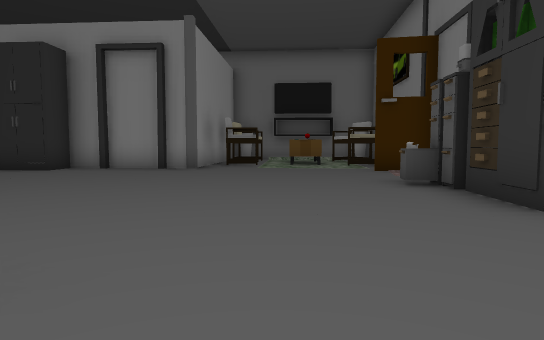
View 1 (above)

17 first-person views from a walk through a 3-D level made in the Unity game engine. The camera is 1.2 m above the floor, tilts 4° down and sees 75° across. The floor is counted in squares, 2 m on a side. Each view is taken from the middle of a square. On the plan, view 1 faces up. The plan holds only what a view shows up to about 10 squares ahead; the rest is blank. The place goes on beyond the plan. The player character is not drawn. Some animated figures are left out.

View 2
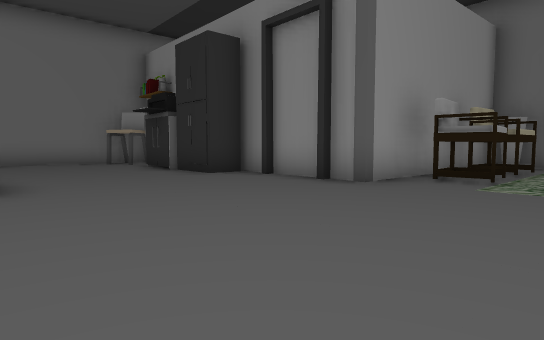

View 3
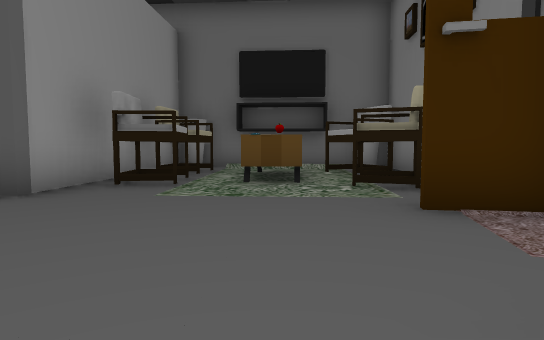

View 4
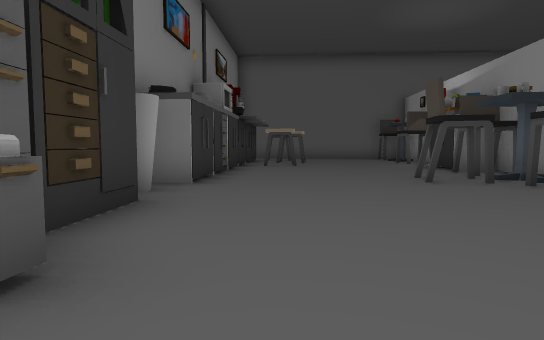

View 5
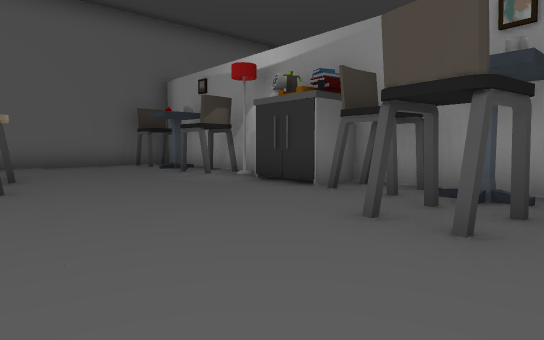

View 6
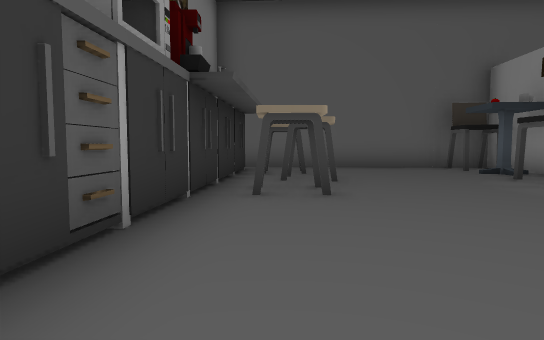

View 7
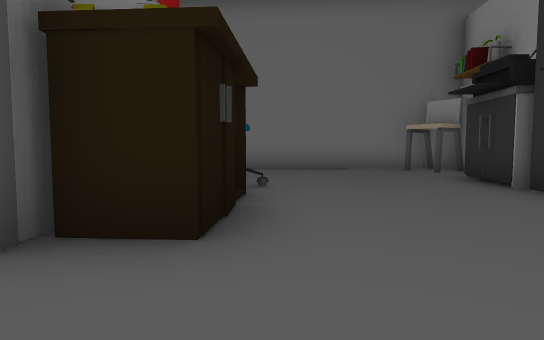

View 8
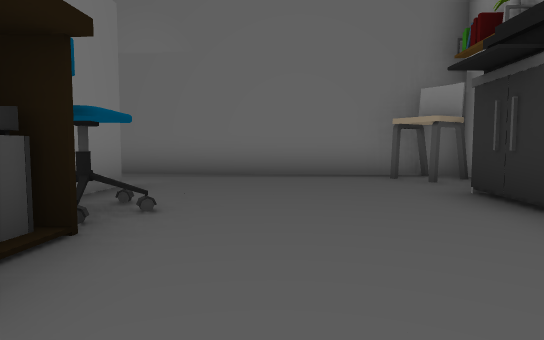

View 9
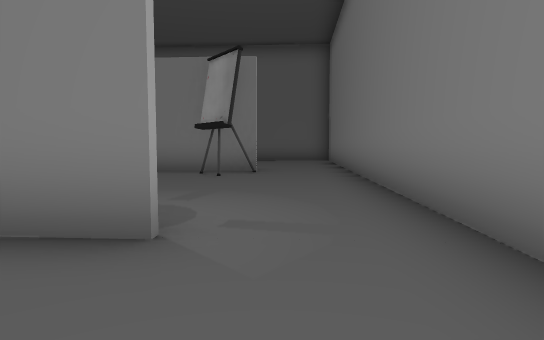

View 10
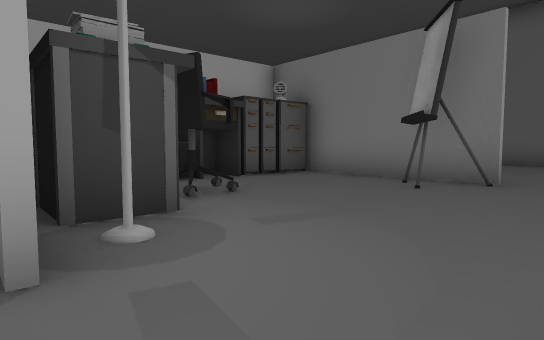

View 11
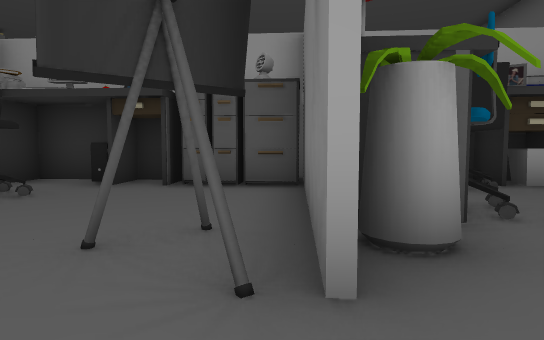

View 12
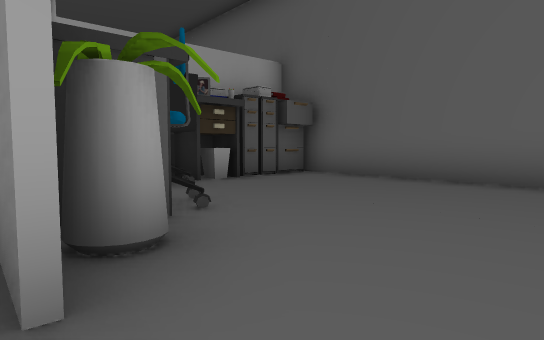

View 13
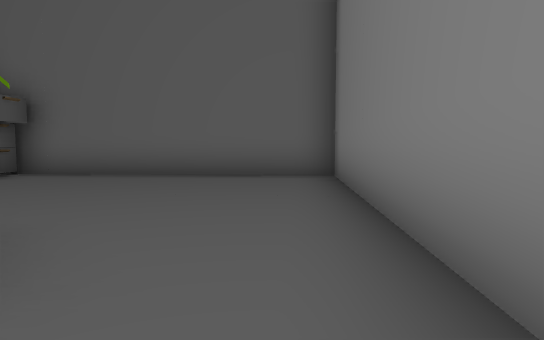

View 14
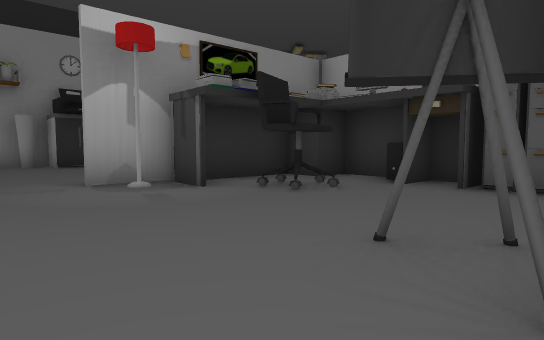

View 15
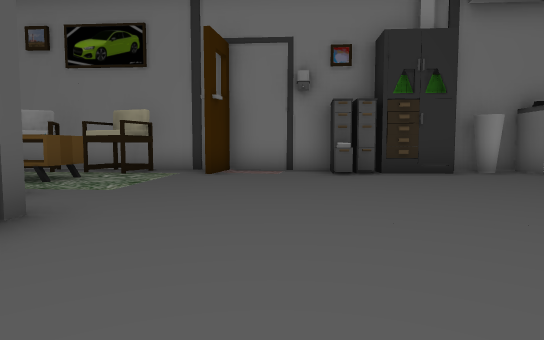

View 16
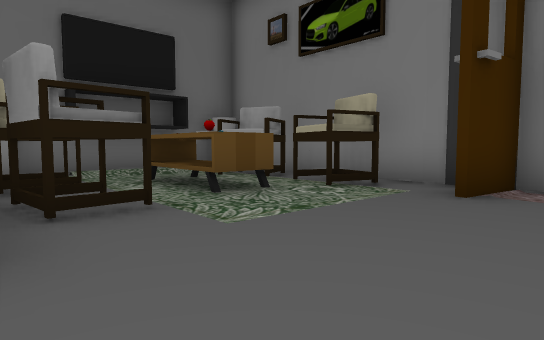

View 17
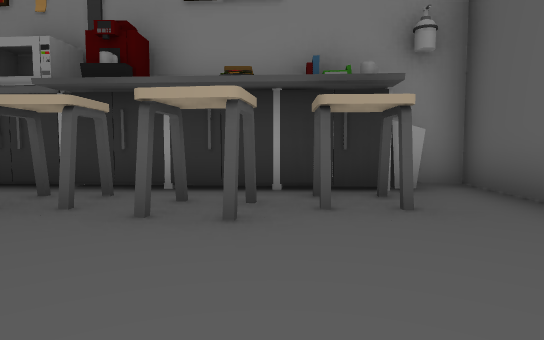

### Floor plan
Points are (right, up) in squares from view 1. A wall is a line through its corners. A room is listed if a view was taken in it or the views show most of it. See-through windows are left out.
Room 1 (views 1, 2, 3, 4, 5, 6, 7, 8, 9, 10, 11, 12, 13, 14, 15, 16, 17)
walls: (-4.1, 1.4) (-4.3, -1.4); (-4.4, 3.4) (-3.9, 3.4); (-7.8, 3.6) (-9.3, 3.7); (-9.3, 3.8) (-8, 3.7); (-8.7, -2.3) (-4.6, -2.6); (-2.9, 9.2) (-3.5, 9.3); (-4.5, 9.3) (-5.5, 9.4); (3.5, 5.5) (4.1, 13.5); (-8.4, 9.6) (-11, 9.8) (-12.2, -8) (2.5, -9) (2.6, -8.2); (4.2, 14.7) (-1.6, 15.1) (-2, 9.2) (-2.8, 9.2)
objects: other object (-10, 9); other object (-9, -3); other object (-9, -2) to (-9, -1); other object (-9, 3); other object (-9, 9); other object (-8, -4) to (-8, -3); other object (-8, 3) to (-5, 3); other object (-8, 9) to (-7, 9); other object (-7, 1) to (-7, 2); other object (-7, 4); other object (-6, -6); other object (-6, -5) to (-6, -4); other object (-6, -2) to (-5, -2); other object (-6, 9); other object (-5, -8); other object (-5, -7); other object (-5, -6) to (-5, -4); other object (-5, -1); other object (-5, 1); other object (-5, 4); other object (-4, -8); other object (-4, -6); other object (-4, -5); other object (-4, -4); other object (-4, -3); other object (-4, 2); other object (-3, -2); other object (-3, -1); other object (-3, 1); other object (-2, 1); other object (-1, 11); other object (-1, 12) to (-1, 13); other object (-1, 15); other object (0, -5); other object (1, -7); other object (1, -4); other object (1, 11); other object (2, -8); other object (2, -7); other object (2, -6) to (2, -5); other object (2, -4) to (2, -3); other object (2, -2); other object (2, -1); other object (2, 1); other object (2, 6) to (3, 6); other object (3, 2); other object (3, 4); other object (3, 5); other object (3, 8); other object (3, 9); other object (3, 10) to (3, 11); other object (3, 12) to (3, 13); other object (4, 14)

Positions as (right, up) in squares from view 1, and headings:
1: (0, 0), facing up
2: (1, 4), facing up-left
3: (1, 5), facing up
4: (1, 7), facing down
5: (1, 2), facing down-left
6: (1, 1), facing down
7: (-2, 5), facing left
8: (-4, 6), facing left
9: (-10, 6), facing down
10: (-11, 4), facing down-right
11: (-11, -2), facing right
12: (-11, -2), facing down-right
13: (-11, -1), facing down
14: (-11, -2), facing up-right
15: (-5, 7), facing right
16: (-2, 7), facing up-right
17: (-3, -6), facing right
